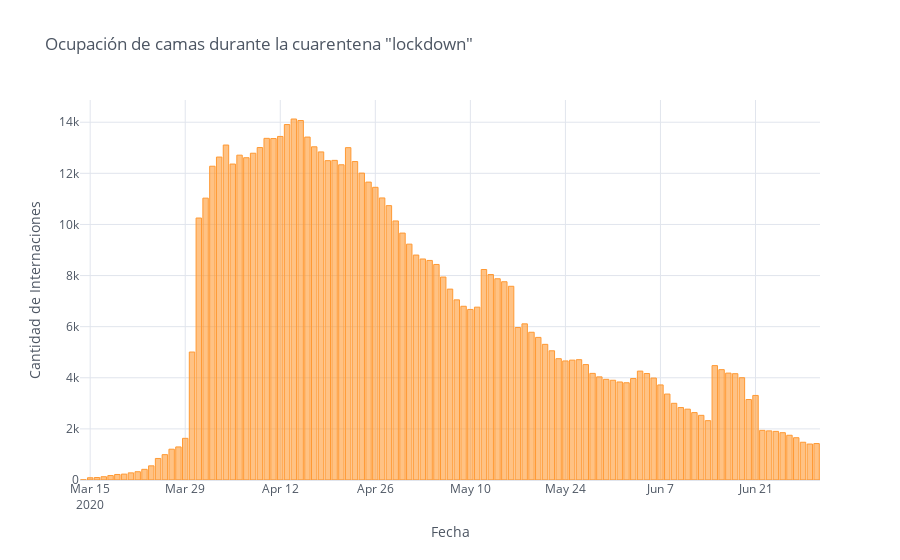

Write notebook code for a chart like this one.
### Code cell
OnlyNY.iplot(kind='bar',x='date',y='inpatient_beds_used_covid', xTitle='Fecha',yTitle='Cantidad de Internaciones',title='Ocupación de camas durante la cuarentena "lockdown"')
